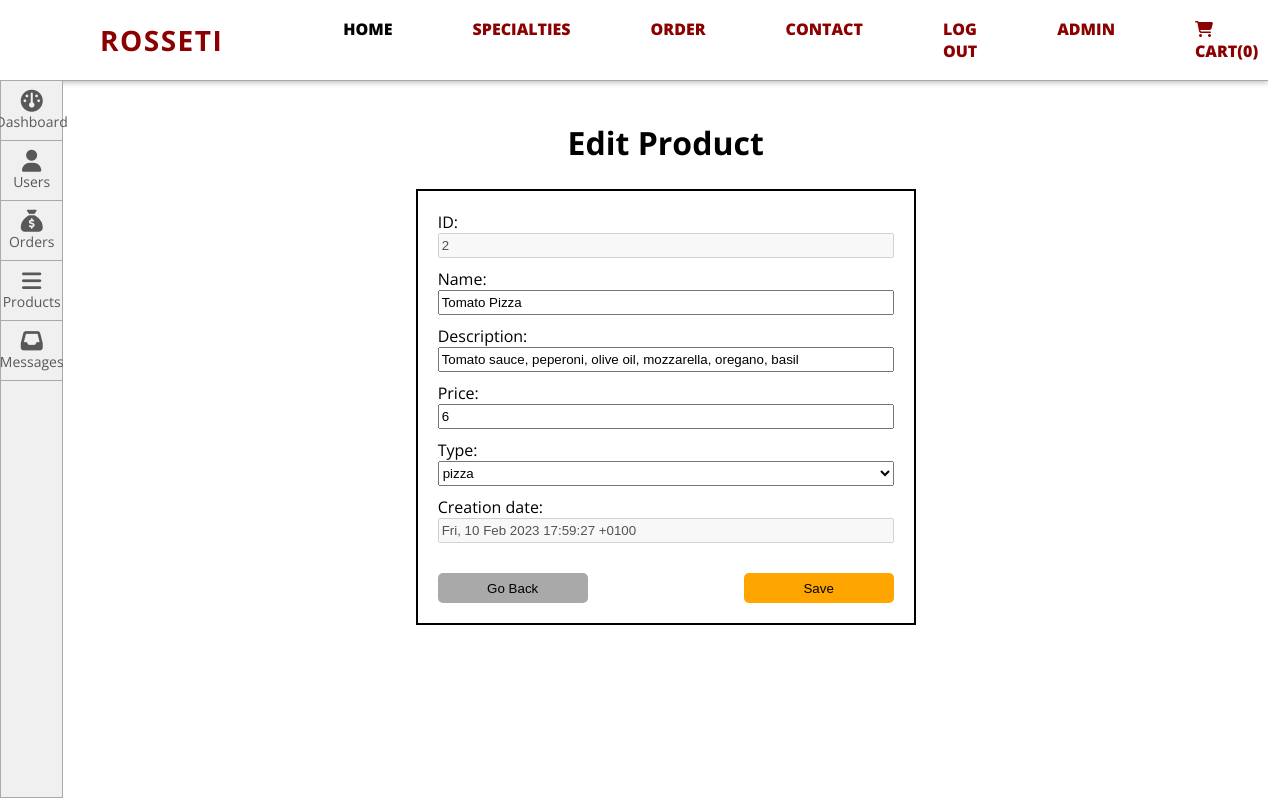
Page /admin.php?page=products&edit=2 (signed in) on the committed database.
### tables this page shows
CREATE TABLE `products` (
  `id` int(11) NOT NULL,
  `name` varchar(30) NOT NULL,
  `description` varchar(150) NOT NULL,
  `type` varchar(10) NOT NULL,
  `price` int(100) NOT NULL,
  `image` varchar(150) NOT NULL,
  `creationdate` varchar(40) NOT NULL
);

### classes/dbCon.php (called while the page is built)
<?php
class dbCon{
private $con = null;
private $servername = "localhost";
private $db = "pizza";
private $username = "root";
private $password = "";
public function connectDB(){
	try{
		$this->con = new PDO("mysql:host=$this->servername;dbname=$this->db", $this->username, $this->password);
		$this->con->setAttribute(PDO::ATTR_ERRMODE, PDO::ERRMODE_EXCEPTION);
		$this->con->setAttribute(PDO::FETCH_BOUND, PDO::FETCH_BOTH);
	}
	catch(PDOException $e){
		die("Lidhja deshtoi: ".$e->getMessage());
	}
	return $this->con;
  }
}
?>

### classes/productModel.php (called while the page is built, shortened)
<?php
include_once ('dbCon.php');
class Product extends dbCon{
    private $id;
    private $name;
    private $description;
    private $type;
    private $price;
    private $creationdate;
    public function __construct($name='', $desc='', $type='', $price='', $image=''){
        $this->name = $name;
        $this->description = $desc;
        $this->type = $type;
        $this->price = $price;
        $this->dbCon=$this->connectDB();
    }
	public function getId(){
		return $this->id;
	}
    public function getName(){
		return $this->name;
	}
	public function getDescription(){
		return $this->description;
	}
	public function getType(){
		return $this->type;
	}
	public function getPrice(){
		return $this->price;
	}
	public function getCreationdate(){
		return $this->creationdate;
	}
    public function selectProduct($id){
        $sql = "SELECT * FROM products WHERE id=?";
		try{
			$stm = $this->dbCon->prepare($sql);
			$stm->execute([$id]);
			$result = $stm->fetchObject();
			$this->id = $result->id;
            $this->name = $result->name;
			$this->description = $result->description;
			$this->type = $result->type;
			$this->price = $result->price;
            $this->creationdate = $result->creationdate;
		}
		catch(PDOExecption $e){
			echo $e;
		}
    }
}
?>

### admin/products/edit.php (the view, shortened to what this page needs)
<?php
if(isset($_SESSION['username']) && $_SESSION['role'] == "admin"){
	$id = $product->getId();
	$name = $product->getName();
	$description = $product->getDescription();
	$price = $product->getPrice();
	$creationdate = $product->getCreationdate();
	$type = $product->getType();
?>
<h1>Edit Product</h1>
   <form method="post" id="editform">
   <label>ID: </label><input class="formI" type="number" value="<?php echo $id ?>" name="id" disabled/>
   <label>Name: </label><input class="formI" type="text" value="<?php echo $name?>" name="name"/>
   <label>Description: </label><input class="formI" type="text" value="<?php echo $description?>" name="description"/>
   <label>Price: </label><input class="formI" type="number" value="<?php echo $price?>" name="price"/>
   <label>Type: </label>
   <select class="formI" name="type">
     <option hidden value="<?=$type?>" selected><?=$type?></option>
   </select>
   <label>Creation date: </label><input class="formI" type="text" value="<?php echo $creationdate?>" disabled/>
   <div id="formbuttons">
   <a href="?page=products"><input class="formB" type="button" value="Go Back"></a>
   <input class="formB" type="submit" name="saveproduct" value="Save">
   </div>
   </form>
<?php
}
?>

### css/style.css (style rules this page uses)
* { margin: 0; }

### css/adminp.css (style rules this page uses)
* { box-sizing: border-box; }
a { text-decoration: none; }
#editform { border: 2px solid black; padding: 20px; margin-top: 25px; width: 500px; }
.formI { margin-bottom: 10px; height: 25px; width: 100%; }
#formbuttons { margin-top: 20px; display: flex; justify-content: space-between; }
.formB { cursor: pointer; background-color: orange; border: 0; border-radius: 5px; height: 30px; width: 150px; }
.formB:first-child { background-color: #A9A9A9; }

### rows in the picture
products: id "2", name "Tomato Pizza", description "Tomato sauce, peperoni, olive oil, mozzarella, oregano, basil", price "6", type "pizza", creationdate "Fri, 10 Feb 2023 17:59:27 +0100"

### other values in the picture
$cartCount "0"
